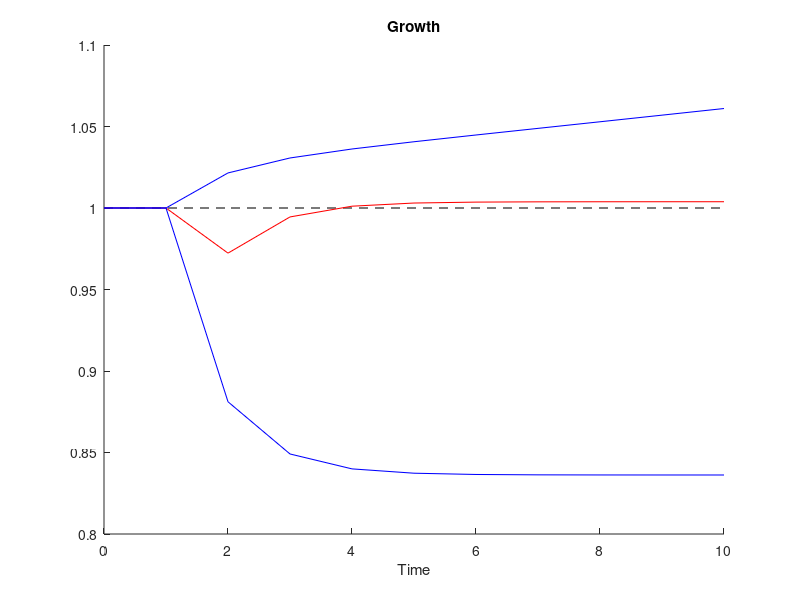
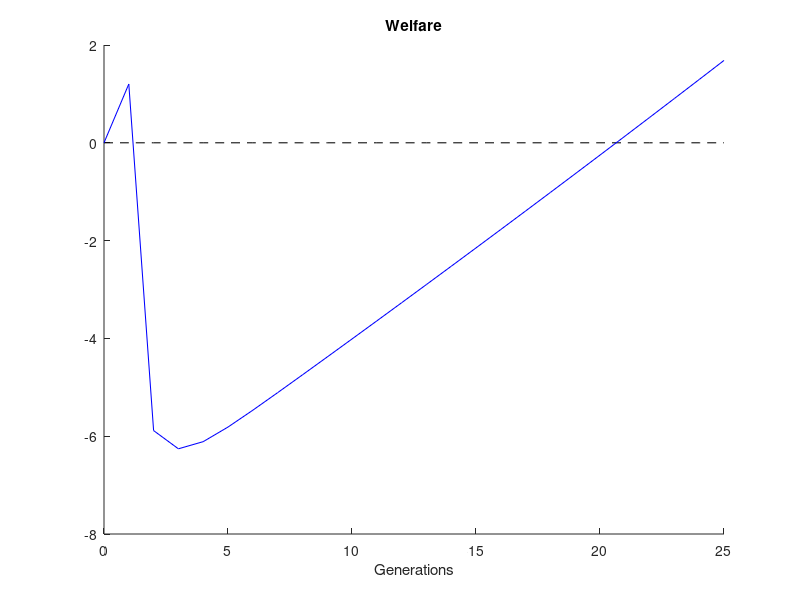
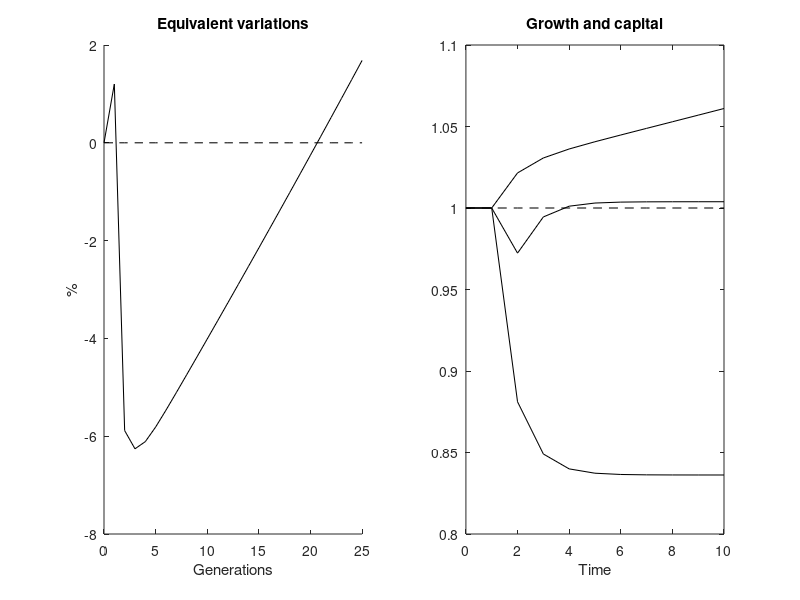

Reproduce these figures in MATLAB, in order.
%Kitaura model, Economics Letters 2012
%Simulation of the transition dynamics after a relaxation of credit
%Case of binding constraint is denoted 'bind'
%Code written by M. Hatcher (Aug 2021, m.c.hatcher@soton.ac.uk)

clear; clc;
close all;

%Parameter values
rho = 0.3;
A = 1;
thetta = 1;
alfa = 0.3900005;
eta = 0.25;
psi = 0.205;
psi_new = 0.248;
T_reform = 400;
T = T_reform+300;

coef_k = rho*alfa*(1-alfa)*A*(1-eta)/( (1+rho)*(alfa + eta*(1-alfa)) );
coef_k_bind = rho*alfa*(1-alfa)*A*(1-psi)/( (1+rho)*(alfa + psi*(1-alfa)) );

coef_h = thetta*eta^eta*((1-alfa)/alfa)^eta;
coef_h_bind = thetta*psi^eta*((1-alfa)/alfa)^eta;

if psi >= eta
    coef_k_bind = coef_k;
    coef_h_bind = coef_h;
    psi = eta;
end

%Initial values
k0 = 500;
h0 = 500;
y0 = A*k0^alfa*h0^(1-alfa);

k(1) = coef_k*k0^alfa*h0^(1-alfa);
k_bind(1) = coef_k_bind*k0^alfa*h0^(1-alfa);

h(1) = coef_h*coef_k^eta*k0^(alfa*eta)*h0^(1-alfa*eta);
h_bind(1) = coef_h_bind*coef_k_bind^eta*k0^(alfa*eta)*h0^(1-alfa*eta);

x(1) = k(1)/h(1);
x_bind(1) = k_bind(1)/h_bind(1);

y(1) = A*k(1)^alfa*h(1)^(1-alfa);
y_bind(1) = A*k_bind(1)^alfa*h_bind(1)^(1-alfa);

growth(1) = y(1)/y0;
growth_bind(1) = y_bind(1)/y0;

for t=2:T

if t ~= T_reform 
    
   if t>T_reform
        psi = psi_new;
        coef_k = rho*alfa*(1-alfa)*A*(1-eta)/( (1+rho)*(alfa + eta*(1-alfa)) );
        coef_k_bind = rho*alfa*(1-alfa)*A*(1-psi)/( (1+rho)*(alfa + psi*(1-alfa)) );
        coef_h = thetta*eta^eta*((1-alfa)/alfa)^eta;
        coef_h_bind = thetta*psi^eta*((1-alfa)/alfa)^eta;
        
        if psi >= eta
            coef_k_bind = coef_k;
            coef_h_bind = coef_h;
            psi = eta;
        end   
    end
    
k(t) = coef_k*k(t-1)^alfa*h(t-1)^(1-alfa);
k_bind(t) = coef_k_bind*k_bind(t-1)^alfa*h_bind(t-1)^(1-alfa);
e(t-1) = eta*(1-alfa)/alfa*k(t);
e_bind(t-1) = psi*(1-alfa)/alfa*k_bind(t);
%e(t-1) = eta*(1-alfa)*y(t)/R(t);
%e_bind(t-1) = psi*(1-alfa)*y_bind(t)/R_bind(t);

h(t) = thetta*e(t-1)^eta*h(t-1)^(1-eta);
h_bind(t) = thetta*e_bind(t-1)^eta*h_bind(t-1)^(1-eta);
%h(t) = coef_h*coef_k^eta*k(t-1)^(alfa*eta)*h(t-1)^(1-alfa*eta);
%h_bind(t) = coef_h_bind*coef_k_bind^eta*k_bind(t-1)^(alfa*eta)*h_bind(t-1)^(1-alfa*eta);

x(t) = k(t)/h(t);
x_bind(t) = k_bind(t)/h_bind(t);

y(t) = A*k(t)^alfa*h(t)^(1-alfa);
y_bind(t) = A*k_bind(t)^alfa*h_bind(t)^(1-alfa);
s(t) = (rho/(1+rho))*(1-alfa)*(1-eta)*y(t);
s_bind(t) = (rho/(1+rho))*(1-alfa)*(1-psi)*y_bind(t);

w(t) = (1-alfa)*A*(k(t)/h(t))^alfa;
R(t) = alfa*A*(k(t)/h(t))^(alfa-1);
w_bind(t) = (1-alfa)*A*(k_bind(t)/h_bind(t))^alfa;
R_bind(t) = alfa*A*(k_bind(t)/h_bind(t))^(alfa-1);

k_next(t) = alfa/(alfa + eta*(1-alfa))*s(t);
k_next_bind(t) = alfa/(alfa + psi*(1-alfa))*s_bind(t);
e_next(t) = eta*(1-alfa)/alfa*k_next(t);
e_next_bind(t) = psi*(1-alfa)/alfa*k_next_bind(t);
h_next(t) = thetta*e_next(t)^eta*h(t)^(1-eta);
h_next_bind(t) = thetta*e_next_bind(t)^eta*h_bind(t)^(1-eta);

R_next(t) = alfa*A*(k_next(t)/h_next(t))^(alfa-1);
R_next_bind(t) = alfa*A*(k_next_bind(t)/h_next_bind(t))^(alfa-1);

c(t) = s(t)/rho;
c_bind(t) = s_bind(t)/rho;
d(t) = R(t)*s(t-1);
d_bind(t) = R_bind(t)*s_bind(t-1);

d_next(t) = R_next(t)*s(t); 
d_next_bind(t) = R_next_bind(t)*s_bind(t); 

U(t) = log(c(t)) + rho*log(d_next(t));
U_bind(t) = log(c_bind(t)) + rho*log(d_next_bind(t));
U_old(t) = log(c(t-1)) + rho*log(d(t)); 
U_old_bind(t) = log(c_bind(t-1)) + rho*log(d_bind(t));

growth(t) = y(t)/y(t-1);
growth_bind(t) = y_bind(t)/y_bind(t-1);

end

if t==T_reform
    k(t) = coef_k*k(t-1)^alfa*h(t-1)^(1-alfa);
    k_bind(t) = coef_k_bind*k_bind(t-1)^alfa*h_bind(t-1)^(1-alfa);
    e(t-1) = eta*(1-alfa)/alfa*k(t);
    e_bind(t-1) = psi*(1-alfa)/alfa*k_bind(t);
    %e(t-1) = eta*(1-alfa)*y(t)/R(t);
    %e_bind(t-1) = psi*(1-alfa)*y_bind(t)/R_bind(t);

    h(t) = thetta*e(t-1)^eta*h(t-1)^(1-eta);
    h_bind(t) = thetta*e_bind(t-1)^eta*h_bind(t-1)^(1-eta);
    %h(t) = coef_h*coef_k^eta*k(t-1)^(alfa*eta)*h(t-1)^(1-alfa*eta);
    %h_bind(t) = coef_h_bind*coef_k_bind^eta*k_bind(t-1)^(alfa*eta)*h_bind(t-1)^(1-alfa*eta);

    x(t) = k(t)/h(t);
    x_bind(t) = k_bind(t)/h_bind(t);

    y(t) = A*k(t)^alfa*h(t)^(1-alfa);
    y_bind(t) = A*k_bind(t)^alfa*h_bind(t)^(1-alfa);
    s(t) = (rho/(1+rho))*(1-alfa)*(1-eta)*y(t);
    s_bind(t) = (rho/(1+rho))*(1-alfa)*(1-psi)*y_bind(t);

    w(t) = (1-alfa)*A*(k(t)/h(t))^alfa;
    R(t) = alfa*A*(k(t)/h(t))^(alfa-1);
    w_bind(t) = (1-alfa)*A*(k_bind(t)/h_bind(t))^alfa;
    R_bind(t) = alfa*A*(k_bind(t)/h_bind(t))^(alfa-1);
    
    k_next(t) = alfa/(alfa + eta*(1-alfa))*s(t);
    k_next_bind(t) = alfa/(alfa + psi_new*(1-alfa))*s_bind(t);
    e_next(t) = eta*(1-alfa)/alfa*k_next(t);
    e_next_bind(t) = psi_new*(1-alfa)/alfa*k_next_bind(t);
    h_next(t) = thetta*e_next(t)^eta*h(t)^(1-eta);
    h_next_bind(t) = thetta*e_next_bind(t)^eta*h_bind(t)^(1-eta);

    R_next(t) = alfa*A*(k_next(t)/h_next(t))^(alfa-1);
    R_next_bind(t) = alfa*A*(k_next_bind(t)/h_next_bind(t))^(alfa-1);

    c(t) = s(t)/rho;
    c_bind(t) = s_bind(t)/rho;
    d(t) = R(t)*s(t-1);
    d_bind(t) = R_bind(t)*s_bind(t-1);

    d_next(t) = R_next(t)*s(t); 
    d_next_bind(t) = R_next_bind(t)*s_bind(t); 

    U(t) = log(c(t)) + rho*log(d_next(t));
    U_bind(t) = log(c_bind(t)) + rho*log(d_next_bind(t));
    U_old(t) = log(c(t-1)) + rho*log(d(t)); 
    U_old_bind(t) = log(c_bind(t-1)) + rho*log(d_bind(t)); 
    
    growth(t) = y(t)/y(t-1);
    growth_bind(t) = y_bind(t)/y_bind(t-1);
    
end
    
    
end

for t=T_reform-4:T
    %EV calcs 
    U_orig(t) = U(T_reform-1) + (1+rho)*(t+1-T_reform)*log(growth(T_reform-1));
    U_orig_bind(t) = U_bind(T_reform-1) + (1+rho)*(t+1-T_reform)*log(growth_bind(T_reform-1));
    U_orig_old(t) = U_old(T_reform-1) + (1+rho)*(t+1-T_reform)*log(growth(T_reform-1));
    U_orig_old_bind(t) = U_old_bind(T_reform-1) + (1+rho)*(t+1-T_reform)*log(growth_bind(T_reform-1));
    
    Lambda(t) = 100*( exp((U(t)-U_orig(t))/(1+rho)) -1);
    Lambda_bind(t) = 100*( exp((U_bind(t)-U_orig_bind(t))/(1+rho)) -1);
    Lambda_old(t) = 100*( exp((U_old(t)-U_orig_old(t))/(1+rho)) -1);
    Lambda_old_bind(t) = 100*( exp((U_old_bind(t)-U_orig_old_bind(t))/(1+rho)) -1);
    Generations(t) = t+1-T_reform; 
    
    g_bind(t) = growth_bind(t)/growth_bind(T_reform-1);
    ratio(t) = x_bind(t)/x_bind(T_reform-1);
    ratio1(t) = h_bind(t)/(h_bind(T_reform-1)*(growth_bind(T_reform-1))^(t+1-T_reform));
    %For plots
    zero(t) = 0;
    one(t) = 1;
    
end

EV = [Lambda_old_bind(T_reform), Lambda_bind(T_reform:T_reform+24)];
Gen = Generations(T_reform-1:T_reform+24); 
Zero = zero(T_reform-1:T_reform+24);

hold on, set(0,'DefaultLineLineWidth',0.75)
figure(1)
plot(Gen(1:11), one(T_reform-1:T_reform+9),'--k'), hold on, plot(Gen(1:11), g_bind(T_reform-1:T_reform+9),'r'), 
hold on, plot(Gen(1:11), ratio(T_reform-1:T_reform+9),'b'), hold on, plot(Gen(1:11), ratio1(T_reform-1:T_reform+9),'b'), 
title('Growth'),  xlabel('Time')
figure(2)
hold on, plot(Gen,Zero,'--k'), hold on, plot(Gen,EV,'b'), title('Welfare'), xlabel('Generations')
figure(3)
subplot(1,2,1), hold on, plot(Gen,Zero,'--k'), hold on, plot(Gen,EV,'k'), title('Equivalent variations'), xlabel('Generations'), ylabel('%')
subplot(1,2,2), plot(Gen(1:11), one(T_reform-1:T_reform+9),'--k'), hold on, plot(Gen(1:11), ratio1(T_reform-1:T_reform+9),'k'),
hold on, plot(Gen(1:11), g_bind(T_reform-1:T_reform+9),'k'), hold on, plot(Gen(1:11), ratio(T_reform-1:T_reform+9),'k'), 
title('Growth and capital'), xlabel('Time')




